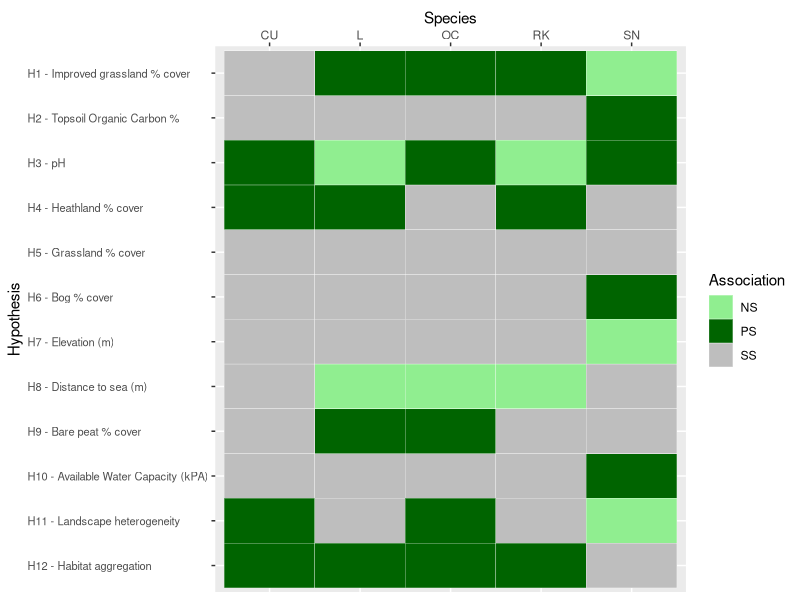

The R source for this figure:
## ---- chunk 1
library(tidyverse)
hypoth <- data.frame(
  Hypothesis = c('H1','H2','H3','H4','H5','H6','H7','H8','H9','H10','H11','H12'),
  Covariate = c(
    'H1 - Improved grassland % cover',
    'H2 - Topsoil Organic Carbon %',
    'H3 - pH', 
    'H4 - Heathland % cover', 
    'H5 - Grassland % cover', 
    'H6 - Bog % cover', 
    'H7 - Elevation (m)',
    'H8 - Distance to sea (m)', 
    'H9 - Bare peat % cover', 
    'H10 - Available Water Capacity (kPA)',
    'H11 - Landscape heterogeneity',
    'H12 - Habitat aggregation'),
  CU = c("SS","SS","PS","PS","SS","SS","SS","SS","SS","SS","PS","PS"),
  L =  c("PS","SS","NS","PS","SS","SS","SS","NS","PS","SS","SS","PS"),
  OC = c("PS","SS","PS","SS","SS","SS","SS","NS","PS","SS","PS","PS"),
  RK = c("PS","SS","NS","PS","SS","SS","SS","NS","SS","SS","SS","PS"),
  SN = c("NS","PS","PS","SS","SS","PS","NS","SS","SS","PS","NS","SS")
  )%>%
  pivot_longer(cols = CU:SN, names_to = "Species", values_to ="Association")

hypoth %>% 
  ggplot(mapping = aes(x = Species, y = Covariate, fill = Association)) +
  geom_tile(colour="white") + 
  ylim(str_sort(hypoth$Covariate, numeric = TRUE) %>% unique() %>% rev) +
  scale_fill_manual(values=c("light green", "dark green","grey")) +
  scale_x_discrete(position = "top") +
  ylab("Hypothesis") +
  theme(axis.text.y = element_text(hjust = 0, size = 8)) 
## ---- chunk 2
surveyTable <- data.frame(
  species = c("CU","L","OC","RK","SN"),
  y1986   = c(1950, 650, 1700, 110, 800),
  y1993   = c(2025, 1950, 3300, 1075, 2650),
  y8693   = c(3975, 2600, 5000, 1275, 3450),
  y2002   = c(4567,3474,5269,2390,6043),
  y2019   = c(4088,2638,4760,2248,7391))

surveyTable %>% 
    knitr::kable(
    col.names = c("Species","1986","1993","1986 + 1993", "2002", "2019"),
    booktabs = TRUE)
